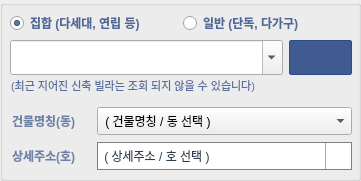
  <widget class="QGroupBox" name="gb">
   <property name="geometry">
    <rect>
     <x>10</x>
     <y>10</y>
     <width>361</width>
     <height>181</height>
    </rect>
   </property>
   <property name="title">
    <string/>
   </property>
   <widget class="QPushButton" name="bt_search">
    <property name="geometry">
     <rect>
      <x>289</x>
      <y>40</y>
      <width>63</width>
      <height>35</height>
     </rect>
    </property>
    <property name="styleSheet">
     <string notr="true">QPushButton {
	border: 1px solid rgb(45, 75, 134);
	background-color: rgb(45, 75, 134, 230.0);
	border-radius: 2px;
}
QPushButton::hover {
	border: 1px solid rgb(45, 75, 134);
	background-color: rgb(45, 75, 134, 150.0);
	border-style: inset;
}

QPushButton:pressed {
	border: 1px solid rgb(45, 75, 134);
	background-color: rgb(45, 75, 134);
	border-style: inset;
}
</string>
    </property>
    <property name="text">
     <string/>
    </property>
    <property name="icon">
     <iconset>
      <normaloff>E:/PyProject/Project/REI/building_info/image/bt_search.png</normaloff>E:/PyProject/Project/REI/building_info/image/bt_search.png</iconset>
    </property>
    <property name="iconSize">
     <size>
      <width>23</width>
      <height>23</height>
     </size>
    </property>
   </widget>
   <widget class="QLabel" name="lb_jusoinfo">
    <property name="geometry">
     <rect>
      <x>11</x>
      <y>77</y>
      <width>281</width>
      <height>16</height>
     </rect>
    </property>
    <property name="styleSheet">
     <string notr="true">QLabel {
	color: rgb(45, 75, 134, 200.0);
	font: 11px;
}</string>
    </property>
    <property name="text">
     <string>(최근 지어진 신축 빌라는 조회 되지 않을 수 있습니다)</string>
    </property>
   </widget>
   <widget class="QLabel" name="lb_dong">
    <property name="geometry">
     <rect>
      <x>12</x>
      <y>113</y>
      <width>81</width>
      <height>16</height>
     </rect>
    </property>
    <property name="layoutDirection">
     <enum>Qt::LeftToRight</enum>
    </property>
    <property name="styleSheet">
     <string notr="true">QLabel {
	font: bold 12px;
	color: rgb(45, 75, 134, 170.0);
}</string>
    </property>
    <property name="text">
     <string>건물명칭(동)</string>
    </property>
   </widget>
   <widget class="QLabel" name="lb_ho">
    <property name="geometry">
     <rect>
      <x>12</x>
      <y>148</y>
      <width>81</width>
      <height>16</height>
     </rect>
    </property>
    <property name="styleSheet">
     <string notr="true">QLabel {
	font: bold 12px;
	color: rgb(45, 75, 134, 170.0);
}</string>
    </property>
    <property name="text">
     <string>상세주소(호)</string>
    </property>
   </widget>
   <widget class="QComboBox" name="cb_ho">
    <property name="geometry">
     <rect>
      <x>97</x>
      <y>142</y>
      <width>255</width>
      <height>28</height>
     </rect>
    </property>
    <property name="styleSheet">
     <string notr="true">QComboBox {
    border: 1px solid gray;
    padding: 1px 18px 1px 3px;
    min-width: 6em;
    background: rgb(255, 255, 255);
    font: 12px;
    color: rgb(44, 62, 80);
}

QComboBox:focus {
    color: rgb(127, 140, 141);
}

QComboBox:on { 
    padding-top: 3px;
    padding-left: 4px;
}

QComboBox QAbstractItemView::item { 
	min-height: 30px; 
}

QComboBox::drop-down {
    subcontrol-origin: padding;
    subcontrol-position: top right;
    width: 25px;

    border-left-width: 1px;
    border-left-color: darkgray;
    border-left-style: solid;
    border-top-right-radius: 3px;
    border-bottom-right-radius: 3px;
}

QComboBox::down-arrow {
    image: url(./data/img/down_arrow.png);
    width: 25px;
    height: 25px;
}

QComboBox::down-arrow:hover {
    image: url(./data/img/down_arrow.png);
}

QComboBox::down-arrow:on {
    top: 1px;
    left: 1px;
}

QListView::item:selected {
    color: rgb(44, 62, 80);
    background-color: lightblue
}</string>
    </property>
    <item>
     <property name="text">
      <string> ( 상세주소 / 호 선택 )</string>
     </property>
    </item>
   </widget>
   <widget class="QComboBox" name="cb_dong">
    <property name="geometry">
     <rect>
      <x>97</x>
      <y>107</y>
      <width>255</width>
      <height>28</height>
     </rect>
    </property>
    <property name="styleSheet">
     <string notr="true">QComboBox {
    border: 1px solid gray;
    padding: 1px 18px 1px 3px;
    min-width: 6em;
    background: rgb(255, 255, 255);
    font: 12px;
    color: rgb(44, 62, 80);
}

QComboBox:focus {
    color: rgb(127, 140, 141);
}

QComboBox:on { 
    padding-top: 3px;
    padding-left: 4px;
}

QComboBox QAbstractItemView::item { 
	min-height: 30px; 
}

QComboBox::drop-down {
    subcontrol-origin: padding;
    subcontrol-position: top right;
    width: 25px;

    border-left-width: 1px;
    border-left-color: darkgray;
    border-left-style: solid;
    border-top-right-radius: 3px;
    border-bottom-right-radius: 3px;
}

QComboBox::down-arrow {
    image: url(./data/img/down_arrow.png);
    width: 25px;
    height: 25px;
}

QComboBox::down-arrow:hover {
    image: url(./data/img/down_arrow.png);
}

QComboBox::down-arrow:on {
    top: 1px;
    left: 1px;
}
QComboBox::setView {
    color: rgb(44, 62, 80);
    background-color: lightblue
}
comboBox-&gt;setView(view);
QListView::item:selected {
    color: rgb(44, 62, 80);
    background-color: lightblue
}
</string>
    </property>
    <item>
     <property name="text">
      <string> ( 건물명칭 / 동 선택 )</string>
     </property>
    </item>
   </widget>
   <widget class="QComboBox" name="cb_juso">
    <property name="geometry">
     <rect>
      <x>10</x>
      <y>40</y>
      <width>273</width>
      <height>35</height>
     </rect>
    </property>
    <property name="contextMenuPolicy">
     <enum>Qt::DefaultContextMenu</enum>
    </property>
    <property name="styleSheet">
     <string notr="true">QComboBox {
	font: bold 12px;
	color: rgb(45, 75, 134);
	border: 2px solid rgb(45, 75, 134);
	background-color: white;
	border-radius: 2px;
}

QComboBox:focus {
    color: rgb(127, 140, 141);
}

QComboBox:on { 
    padding-top: 3px;
    padding-left: 4px;
}

QComboBox QAbstractItemView::item { 
	min-height: 30px; 
}

QComboBox::drop-down {
    subcontrol-origin: padding;
    subcontrol-position: top right;

    border-left-width: 0px;
    border-left-color: darkgray;
    border-left-style: solid;
    border-top-right-radius: 3px;
    border-bottom-right-radius: 3px;
}

QComboBox::down-arrow {
    image: url(./data/img/down_arrow.png);
    width: 25px;
    height: 25px;
}

QComboBox::down-arrow:hover {
    image: url(./data/img/down_arrow.png);
}

QComboBox::down-arrow:on {
    top: 1px;
    left: 1px;
}
QComboBox::setView {
    color: rgb(44, 62, 80);
    background-color: lightblue
}
comboBox-&gt;setView(view);
QListView::item:selected {
    color: rgb(44, 62, 80);
    background-color: lightblue
}
</string>
    </property>
    <property name="editable">
     <bool>true</bool>
    </property>
   </widget>
   <widget class="QRadioButton" name="rb_set">
    <property name="geometry">
     <rect>
      <x>10</x>
      <y>15</y>
      <width>165</width>
      <height>16</height>
     </rect>
    </property>
    <property name="styleSheet">
     <string notr="true">font: bold 12px;
color: rgb(45, 75, 134, 210.0);</string>
    </property>
    <property name="text">
     <string>집합 (다세대, 연립 등)</string>
    </property>
    <property name="checked">
     <bool>true</bool>
    </property>
   </widget>
   <widget class="QRadioButton" name="rb_nomal">
    <property name="geometry">
     <rect>
      <x>183</x>
      <y>15</y>
      <width>141</width>
      <height>16</height>
     </rect>
    </property>
    <property name="styleSheet">
     <string notr="true">font: bold 12px;
color: rgb(45, 75, 134, 210.0);</string>
    </property>
    <property name="text">
     <string>일반 (단독, 다가구)</string>
    </property>
   </widget>
  </widget>
